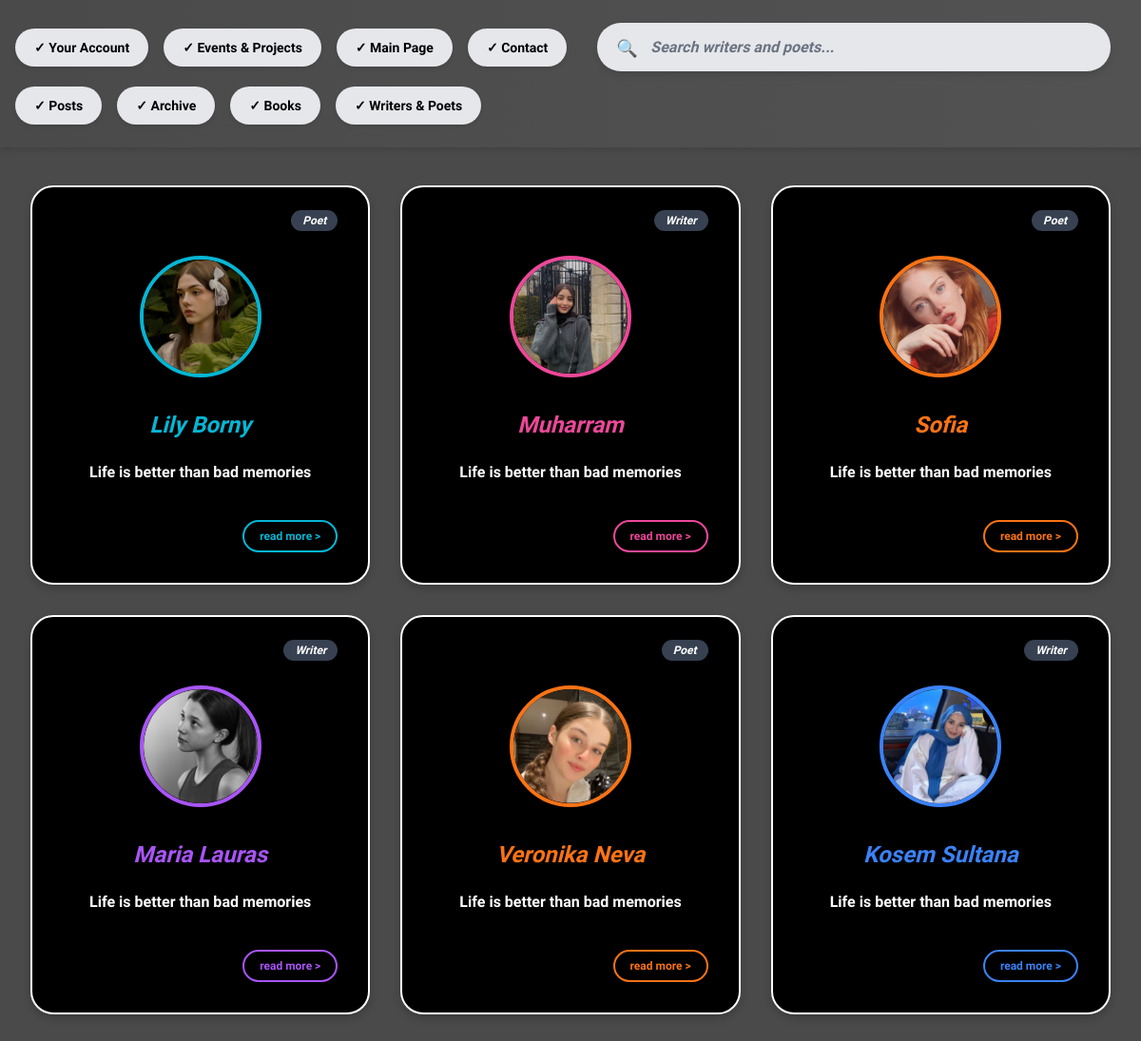
The app's page /, older data.
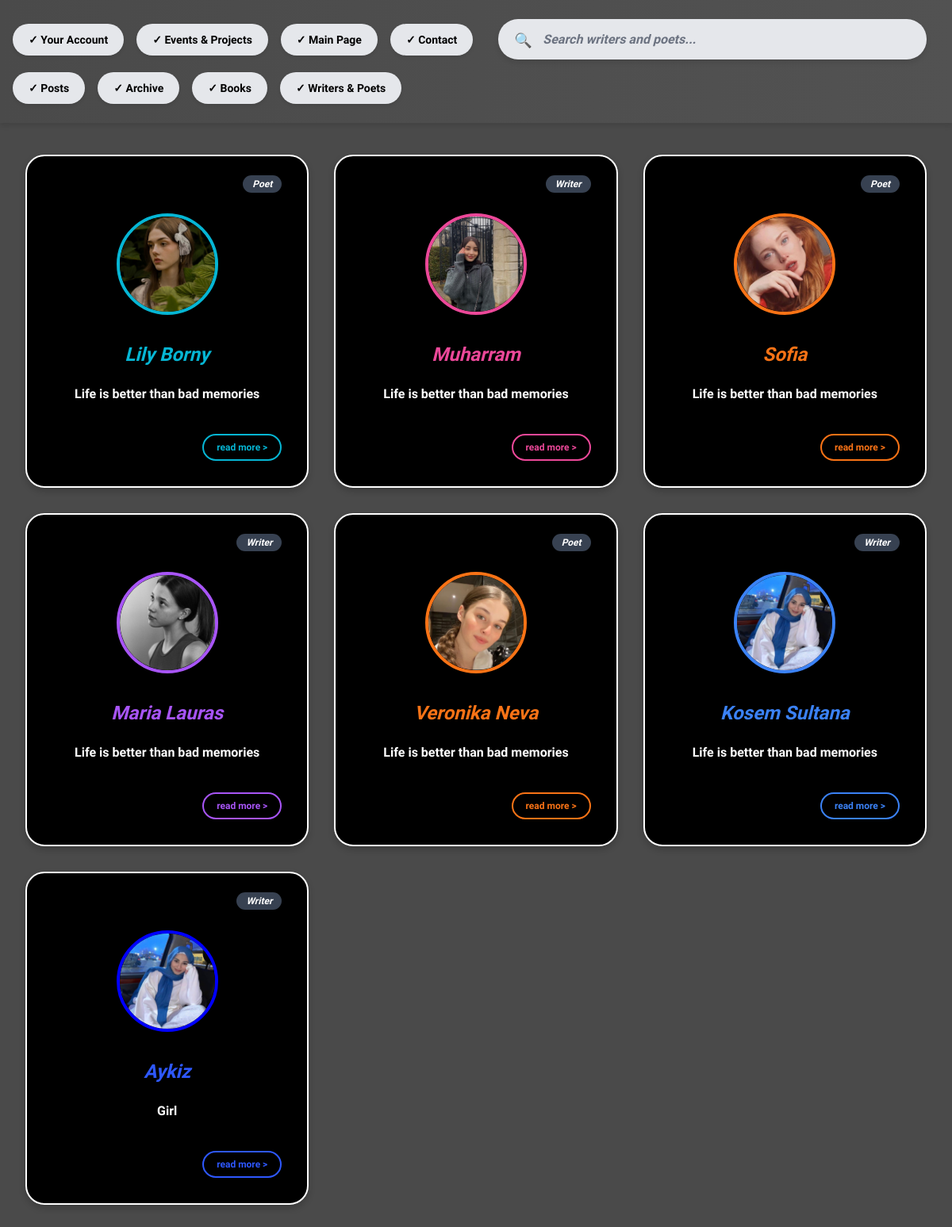
The same page, newer data.
### Post/models.py (models this page shows)
class PostsPostPage(models.Model):
    ACCOUNT_CHOICES = [
        ('reader', 'Reader'),
        ('writer', 'Writer'),
        ('poet', 'Poet'),
    ]
    account_mode = models.CharField(max_length=30, choices=ACCOUNT_CHOICES)
    username = models.CharField(max_length=100)
    post_title = models.CharField(max_length=100, default="Untitled")
    post_content = models.TextField()
    colorProfilePost = models.CharField(max_length=7, default="#FFFFFF")
    Profile_url = models.URLField(blank=True, null=True)  # ✅ store ImgBB URL

### Post/views.py (the view)
# urls.py: path('', post, name='post'),
def post(request):
    posts = PostsPostPage.objects.all()
    return render(request, 'post_page.html', {'posts': posts})

### templates/post_page.html (shortened to what the changed rows need)
<!DOCTYPE html>
<html lang="en">
<head>
    {% load static %}
    <link rel="stylesheet" href="{% static 'css/second_style_post_app.css' %}">
</head>
<body>
    <main class="main-content">
        <div class="cards-grid">
            {% if posts %}
                {% for post in posts %}
                    <div class="profile-card">
                        <div class="card-header">
                            <span class="role-tag">{{ post.account_mode.capitalize }}</span>
                        </div>
                        <div class="profile-image">
                            {% if post.Profile_url %}
                                <img src="{{ post.Profile_url }}" alt="{{ post.username }}" style="border: 4px solid {{ post.colorProfilePost }};">
                            {% else %}
                                <img src="{% static 'images/sixth.png' %}" alt="Default" style="border: 4px solid blue;">
                            {% endif %}
                        </div>
                        <h3 class="profile-name" style="color: {{ post.colorProfilePost }};">{{ post.username }}</h3>
                        <p class="profile-quote">{{ post.post_title }}</p>
                        <button class="read-more-btn db-btn" style="--dbcolor: {{post.colorProfilePost}}; color:{{post.colorProfilePost}}; border-color:{{post.colorProfilePost}}; ">read more ></button>
                    </div>
                {% endfor %}
            {% endif %}
        </div>
    </main>
</body>
</html>

Row changes from the older to the newer data that the page shows:
added PostsPostPage: account_mode "Writer", username "Aykiz", post_title "Girl"
